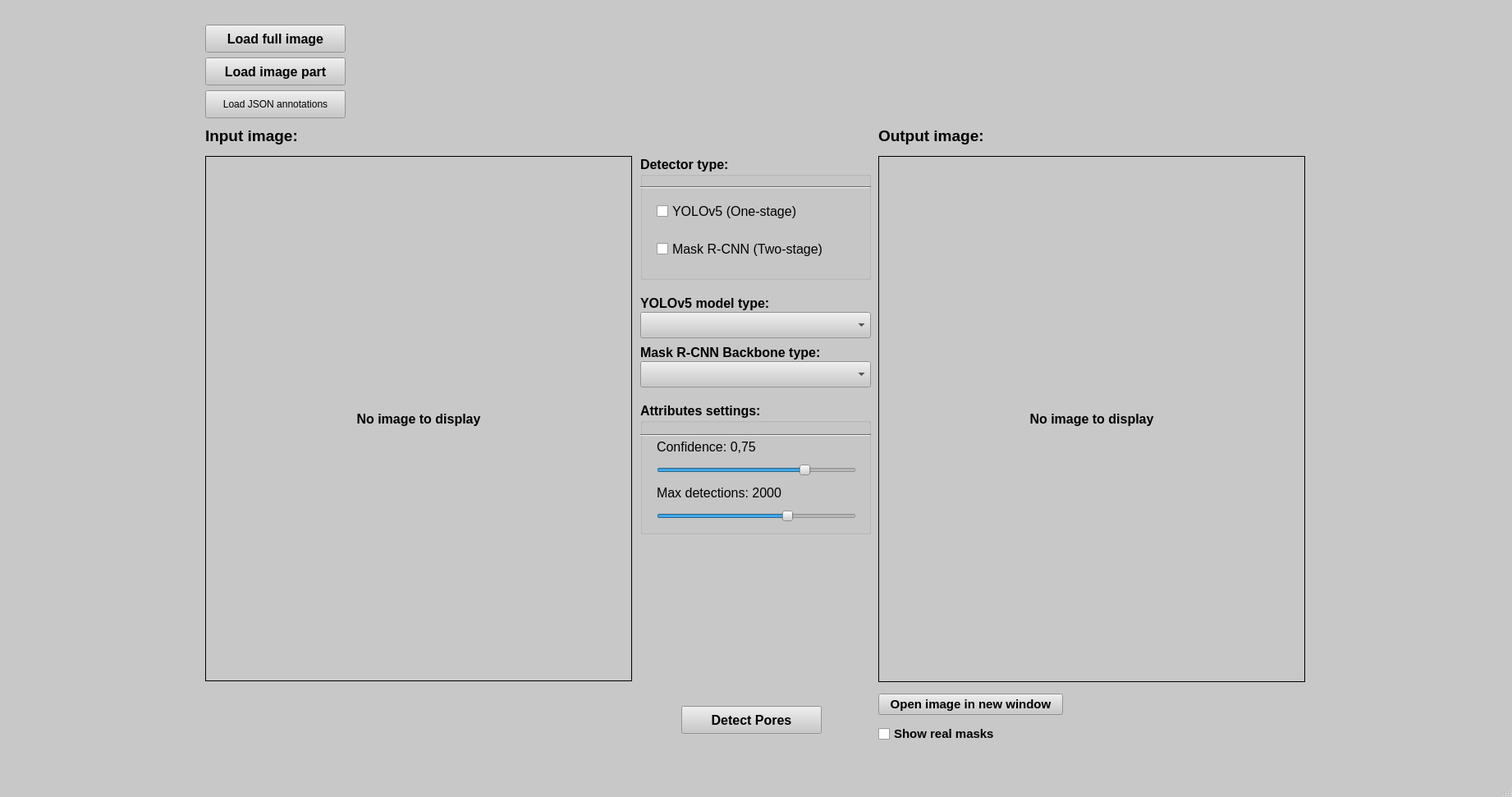
<?xml version="1.0" encoding="UTF-8"?>
<ui version="4.0">
 <class>MainWindow</class>
 <widget class="QMainWindow" name="MainWindow">
  <property name="geometry">
   <rect>
    <x>0</x>
    <y>0</y>
    <width>1842</width>
    <height>971</height>
   </rect>
  </property>
  <property name="palette">
   <palette>
    <active>
     <colorrole role="WindowText">
      <brush brushstyle="SolidPattern">
       <color alpha="255">
        <red>0</red>
        <green>0</green>
        <blue>0</blue>
       </color>
      </brush>
     </colorrole>
     <colorrole role="Button">
      <brush brushstyle="SolidPattern">
       <color alpha="255">
        <red>200</red>
        <green>200</green>
        <blue>200</blue>
       </color>
      </brush>
     </colorrole>
     <colorrole role="Light">
      <brush brushstyle="SolidPattern">
       <color alpha="255">
        <red>255</red>
        <green>255</green>
        <blue>255</blue>
       </color>
      </brush>
     </colorrole>
     <colorrole role="Midlight">
      <brush brushstyle="SolidPattern">
       <color alpha="255">
        <red>227</red>
        <green>227</green>
        <blue>227</blue>
       </color>
      </brush>
     </colorrole>
     <colorrole role="Dark">
      <brush brushstyle="SolidPattern">
       <color alpha="255">
        <red>100</red>
        <green>100</green>
        <blue>100</blue>
       </color>
      </brush>
     </colorrole>
     <colorrole role="Mid">
      <brush brushstyle="SolidPattern">
       <color alpha="255">
        <red>133</red>
        <green>133</green>
        <blue>133</blue>
       </color>
      </brush>
     </colorrole>
     <colorrole role="Text">
      <brush brushstyle="SolidPattern">
       <color alpha="255">
        <red>0</red>
        <green>0</green>
        <blue>0</blue>
       </color>
      </brush>
     </colorrole>
     <colorrole role="BrightText">
      <brush brushstyle="SolidPattern">
       <color alpha="255">
        <red>255</red>
        <green>255</green>
        <blue>255</blue>
       </color>
      </brush>
     </colorrole>
     <colorrole role="ButtonText">
      <brush brushstyle="SolidPattern">
       <color alpha="255">
        <red>0</red>
        <green>0</green>
        <blue>0</blue>
       </color>
      </brush>
     </colorrole>
     <colorrole role="Base">
      <brush brushstyle="SolidPattern">
       <color alpha="255">
        <red>255</red>
        <green>255</green>
        <blue>255</blue>
       </color>
      </brush>
     </colorrole>
     <colorrole role="Window">
      <brush brushstyle="SolidPattern">
       <color alpha="255">
        <red>200</red>
        <green>200</green>
        <blue>200</blue>
       </color>
      </brush>
     </colorrole>
     <colorrole role="Shadow">
      <brush brushstyle="SolidPattern">
       <color alpha="255">
        <red>0</red>
        <green>0</green>
        <blue>0</blue>
       </color>
      </brush>
     </colorrole>
     <colorrole role="AlternateBase">
      <brush brushstyle="SolidPattern">
       <color alpha="255">
        <red>227</red>
        <green>227</green>
        <blue>227</blue>
       </color>
      </brush>
     </colorrole>
     <colorrole role="ToolTipBase">
      <brush brushstyle="SolidPattern">
       <color alpha="255">
        <red>255</red>
        <green>255</green>
        <blue>220</blue>
       </color>
      </brush>
     </colorrole>
     <colorrole role="ToolTipText">
      <brush brushstyle="SolidPattern">
       <color alpha="255">
        <red>0</red>
        <green>0</green>
        <blue>0</blue>
       </color>
      </brush>
     </colorrole>
     <colorrole role="PlaceholderText">
      <brush brushstyle="SolidPattern">
       <color alpha="128">
        <red>0</red>
        <green>0</green>
        <blue>0</blue>
       </color>
      </brush>
     </colorrole>
    </active>
    <inactive>
     <colorrole role="WindowText">
      <brush brushstyle="SolidPattern">
       <color alpha="255">
        <red>0</red>
        <green>0</green>
        <blue>0</blue>
       </color>
      </brush>
     </colorrole>
     <colorrole role="Button">
      <brush brushstyle="SolidPattern">
       <color alpha="255">
        <red>200</red>
        <green>200</green>
        <blue>200</blue>
       </color>
      </brush>
     </colorrole>
     <colorrole role="Light">
      <brush brushstyle="SolidPattern">
       <color alpha="255">
        <red>255</red>
        <green>255</green>
        <blue>255</blue>
       </color>
      </brush>
     </colorrole>
     <colorrole role="Midlight">
      <brush brushstyle="SolidPattern">
       <color alpha="255">
        <red>227</red>
        <green>227</green>
        <blue>227</blue>
       </color>
      </brush>
     </colorrole>
     <colorrole role="Dark">
      <brush brushstyle="SolidPattern">
       <color alpha="255">
        <red>100</red>
        <green>100</green>
        <blue>100</blue>
       </color>
      </brush>
     </colorrole>
     <colorrole role="Mid">
      <brush brushstyle="SolidPattern">
       <color alpha="255">
        <red>133</red>
        <green>133</green>
        <blue>133</blue>
       </color>
      </brush>
     </colorrole>
     <colorrole role="Text">
      <brush brushstyle="SolidPattern">
       <color alpha="255">
        <red>0</red>
        <green>0</green>
        <blue>0</blue>
       </color>
      </brush>
     </colorrole>
     <colorrole role="BrightText">
      <brush brushstyle="SolidPattern">
       <color alpha="255">
        <red>255</red>
        <green>255</green>
        <blue>255</blue>
       </color>
      </brush>
     </colorrole>
     <colorrole role="ButtonText">
      <brush brushstyle="SolidPattern">
       <color alpha="255">
        <red>0</red>
        <green>0</green>
        <blue>0</blue>
       </color>
      </brush>
     </colorrole>
     <colorrole role="Base">
      <brush brushstyle="SolidPattern">
       <color alpha="255">
        <red>255</red>
        <green>255</green>
        <blue>255</blue>
       </color>
      </brush>
     </colorrole>
     <colorrole role="Window">
      <brush brushstyle="SolidPattern">
       <color alpha="255">
        <red>200</red>
        <green>200</green>
        <blue>200</blue>
       </color>
      </brush>
     </colorrole>
     <colorrole role="Shadow">
      <brush brushstyle="SolidPattern">
       <color alpha="255">
        <red>0</red>
        <green>0</green>
        <blue>0</blue>
       </color>
      </brush>
     </colorrole>
     <colorrole role="AlternateBase">
      <brush brushstyle="SolidPattern">
       <color alpha="255">
        <red>227</red>
        <green>227</green>
        <blue>227</blue>
       </color>
      </brush>
     </colorrole>
     <colorrole role="ToolTipBase">
      <brush brushstyle="SolidPattern">
       <color alpha="255">
        <red>255</red>
        <green>255</green>
        <blue>220</blue>
       </color>
      </brush>
     </colorrole>
     <colorrole role="ToolTipText">
      <brush brushstyle="SolidPattern">
       <color alpha="255">
        <red>0</red>
        <green>0</green>
        <blue>0</blue>
       </color>
      </brush>
     </colorrole>
     <colorrole role="PlaceholderText">
      <brush brushstyle="SolidPattern">
       <color alpha="128">
        <red>0</red>
        <green>0</green>
        <blue>0</blue>
       </color>
      </brush>
     </colorrole>
    </inactive>
    <disabled>
     <colorrole role="WindowText">
      <brush brushstyle="SolidPattern">
       <color alpha="255">
        <red>100</red>
        <green>100</green>
        <blue>100</blue>
       </color>
      </brush>
     </colorrole>
     <colorrole role="Button">
      <brush brushstyle="SolidPattern">
       <color alpha="255">
        <red>200</red>
        <green>200</green>
        <blue>200</blue>
       </color>
      </brush>
     </colorrole>
     <colorrole role="Light">
      <brush brushstyle="SolidPattern">
       <color alpha="255">
        <red>255</red>
        <green>255</green>
        <blue>255</blue>
       </color>
      </brush>
     </colorrole>
     <colorrole role="Midlight">
      <brush brushstyle="SolidPattern">
       <color alpha="255">
        <red>227</red>
        <green>227</green>
        <blue>227</blue>
       </color>
      </brush>
     </colorrole>
     <colorrole role="Dark">
      <brush brushstyle="SolidPattern">
       <color alpha="255">
        <red>100</red>
        <green>100</green>
        <blue>100</blue>
       </color>
      </brush>
     </colorrole>
     <colorrole role="Mid">
      <brush brushstyle="SolidPattern">
       <color alpha="255">
        <red>133</red>
        <green>133</green>
        <blue>133</blue>
       </color>
      </brush>
     </colorrole>
     <colorrole role="Text">
      <brush brushstyle="SolidPattern">
       <color alpha="255">
        <red>100</red>
        <green>100</green>
        <blue>100</blue>
       </color>
      </brush>
     </colorrole>
     <colorrole role="BrightText">
      <brush brushstyle="SolidPattern">
       <color alpha="255">
        <red>255</red>
        <green>255</green>
        <blue>255</blue>
       </color>
      </brush>
     </colorrole>
     <colorrole role="ButtonText">
      <brush brushstyle="SolidPattern">
       <color alpha="255">
        <red>100</red>
        <green>100</green>
        <blue>100</blue>
       </color>
      </brush>
     </colorrole>
     <colorrole role="Base">
      <brush brushstyle="SolidPattern">
       <color alpha="255">
        <red>200</red>
        <green>200</green>
        <blue>200</blue>
       </color>
      </brush>
     </colorrole>
     <colorrole role="Window">
      <brush brushstyle="SolidPattern">
       <color alpha="255">
        <red>200</red>
        <green>200</green>
        <blue>200</blue>
       </color>
      </brush>
     </colorrole>
     <colorrole role="Shadow">
      <brush brushstyle="SolidPattern">
       <color alpha="255">
        <red>0</red>
        <green>0</green>
        <blue>0</blue>
       </color>
      </brush>
     </colorrole>
     <colorrole role="AlternateBase">
      <brush brushstyle="SolidPattern">
       <color alpha="255">
        <red>200</red>
        <green>200</green>
        <blue>200</blue>
       </color>
      </brush>
     </colorrole>
     <colorrole role="ToolTipBase">
      <brush brushstyle="SolidPattern">
       <color alpha="255">
        <red>255</red>
        <green>255</green>
        <blue>220</blue>
       </color>
      </brush>
     </colorrole>
     <colorrole role="ToolTipText">
      <brush brushstyle="SolidPattern">
       <color alpha="255">
        <red>0</red>
        <green>0</green>
        <blue>0</blue>
       </color>
      </brush>
     </colorrole>
     <colorrole role="PlaceholderText">
      <brush brushstyle="SolidPattern">
       <color alpha="128">
        <red>0</red>
        <green>0</green>
        <blue>0</blue>
       </color>
      </brush>
     </colorrole>
    </disabled>
   </palette>
  </property>
  <property name="windowTitle">
   <string>Fingeprint sweat pores detector</string>
  </property>
  <widget class="QWidget" name="centralwidget">
   <widget class="QPushButton" name="OpenImageButton">
    <property name="geometry">
     <rect>
      <x>250</x>
      <y>30</y>
      <width>171</width>
      <height>34</height>
     </rect>
    </property>
    <property name="font">
     <font>
      <pointsize>12</pointsize>
      <weight>75</weight>
      <bold>true</bold>
     </font>
    </property>
    <property name="text">
     <string>Load full image</string>
    </property>
   </widget>
   <widget class="QLabel" name="loadedImageLabel">
    <property name="geometry">
     <rect>
      <x>250</x>
      <y>190</y>
      <width>520</width>
      <height>640</height>
     </rect>
    </property>
    <property name="font">
     <font>
      <pointsize>12</pointsize>
      <weight>75</weight>
      <bold>true</bold>
     </font>
    </property>
    <property name="frameShape">
     <enum>QFrame::Box</enum>
    </property>
    <property name="text">
     <string>No image to display</string>
    </property>
    <property name="scaledContents">
     <bool>false</bool>
    </property>
    <property name="alignment">
     <set>Qt::AlignCenter</set>
    </property>
    <property name="wordWrap">
     <bool>false</bool>
    </property>
    <property name="margin">
     <number>135</number>
    </property>
    <property name="indent">
     <number>2</number>
    </property>
    <property name="textInteractionFlags">
     <set>Qt::LinksAccessibleByMouse</set>
    </property>
   </widget>
   <widget class="QPushButton" name="detectPoresButton">
    <property name="geometry">
     <rect>
      <x>830</x>
      <y>860</y>
      <width>171</width>
      <height>34</height>
     </rect>
    </property>
    <property name="font">
     <font>
      <pointsize>12</pointsize>
      <weight>75</weight>
      <bold>true</bold>
     </font>
    </property>
    <property name="text">
     <string>Detect Pores</string>
    </property>
   </widget>
   <widget class="QLabel" name="OutputImageLabel">
    <property name="geometry">
     <rect>
      <x>1070</x>
      <y>150</y>
      <width>521</width>
      <height>31</height>
     </rect>
    </property>
    <property name="font">
     <font>
      <pointsize>14</pointsize>
      <weight>75</weight>
      <bold>true</bold>
     </font>
    </property>
    <property name="text">
     <string>Output image:</string>
    </property>
   </widget>
   <widget class="QLabel" name="InputImageLabel">
    <property name="geometry">
     <rect>
      <x>250</x>
      <y>150</y>
      <width>521</width>
      <height>31</height>
     </rect>
    </property>
    <property name="font">
     <font>
      <pointsize>14</pointsize>
      <weight>75</weight>
      <bold>true</bold>
     </font>
    </property>
    <property name="text">
     <string>Input image:</string>
    </property>
   </widget>
   <widget class="QLabel" name="predictedImageLabel">
    <property name="geometry">
     <rect>
      <x>1070</x>
      <y>190</y>
      <width>520</width>
      <height>641</height>
     </rect>
    </property>
    <property name="font">
     <font>
      <pointsize>12</pointsize>
      <weight>75</weight>
      <bold>true</bold>
     </font>
    </property>
    <property name="frameShape">
     <enum>QFrame::Box</enum>
    </property>
    <property name="text">
     <string>No image to display</string>
    </property>
    <property name="scaledContents">
     <bool>false</bool>
    </property>
    <property name="alignment">
     <set>Qt::AlignCenter</set>
    </property>
    <property name="wordWrap">
     <bool>false</bool>
    </property>
    <property name="margin">
     <number>135</number>
    </property>
    <property name="indent">
     <number>2</number>
    </property>
    <property name="textInteractionFlags">
     <set>Qt::LinksAccessibleByMouse</set>
    </property>
   </widget>
   <widget class="QGroupBox" name="configurationGroupbox">
    <property name="geometry">
     <rect>
      <x>780</x>
      <y>490</y>
      <width>281</width>
      <height>161</height>
     </rect>
    </property>
    <property name="font">
     <font>
      <pointsize>12</pointsize>
      <weight>75</weight>
      <bold>true</bold>
     </font>
    </property>
    <property name="title">
     <string>Attributes settings:</string>
    </property>
    <property name="flat">
     <bool>false</bool>
    </property>
    <property name="checkable">
     <bool>false</bool>
    </property>
    <widget class="Line" name="line">
     <property name="geometry">
      <rect>
       <x>0</x>
       <y>30</y>
       <width>281</width>
       <height>20</height>
      </rect>
     </property>
     <property name="orientation">
      <enum>Qt::Horizontal</enum>
     </property>
    </widget>
    <widget class="QWidget" name="layoutWidget">
     <property name="geometry">
      <rect>
       <x>20</x>
       <y>40</y>
       <width>243</width>
       <height>106</height>
      </rect>
     </property>
     <layout class="QVBoxLayout" name="verticalLayout">
      <item>
       <widget class="QLabel" name="confidenceLabel">
        <property name="font">
         <font>
          <pointsize>12</pointsize>
          <weight>50</weight>
          <bold>false</bold>
         </font>
        </property>
        <property name="text">
         <string>Confidence: 0,75</string>
        </property>
       </widget>
      </item>
      <item>
       <widget class="QSlider" name="confidenceSlider">
        <property name="focusPolicy">
         <enum>Qt::StrongFocus</enum>
        </property>
        <property name="autoFillBackground">
         <bool>false</bool>
        </property>
        <property name="maximum">
         <number>99</number>
        </property>
        <property name="singleStep">
         <number>1</number>
        </property>
        <property name="value">
         <number>75</number>
        </property>
        <property name="sliderPosition">
         <number>75</number>
        </property>
        <property name="orientation">
         <enum>Qt::Horizontal</enum>
        </property>
        <property name="invertedAppearance">
         <bool>false</bool>
        </property>
        <property name="invertedControls">
         <bool>false</bool>
        </property>
       </widget>
      </item>
      <item>
       <widget class="QLabel" name="maxDetectionsLabel">
        <property name="font">
         <font>
          <pointsize>12</pointsize>
          <weight>50</weight>
          <bold>false</bold>
         </font>
        </property>
        <property name="text">
         <string>Max detections: 2000</string>
        </property>
       </widget>
      </item>
      <item>
       <widget class="QSlider" name="maxDetectionsSlider_2">
        <property name="maximum">
         <number>3000</number>
        </property>
        <property name="value">
         <number>2000</number>
        </property>
        <property name="orientation">
         <enum>Qt::Horizontal</enum>
        </property>
       </widget>
      </item>
     </layout>
    </widget>
   </widget>
   <widget class="QGroupBox" name="detectorsTypesGroupBox">
    <property name="geometry">
     <rect>
      <x>780</x>
      <y>190</y>
      <width>281</width>
      <height>151</height>
     </rect>
    </property>
    <property name="font">
     <font>
      <pointsize>12</pointsize>
      <weight>75</weight>
      <bold>true</bold>
     </font>
    </property>
    <property name="title">
     <string>Detector type:</string>
    </property>
    <widget class="QWidget" name="layoutWidget">
     <property name="geometry">
      <rect>
       <x>20</x>
       <y>40</y>
       <width>241</width>
       <height>101</height>
      </rect>
     </property>
     <layout class="QVBoxLayout" name="verticalLayout_2">
      <item>
       <widget class="QCheckBox" name="Yolov5DetectorCheckBox">
        <property name="font">
         <font>
          <pointsize>12</pointsize>
          <weight>50</weight>
          <bold>false</bold>
         </font>
        </property>
        <property name="text">
         <string>YOLOv5 (One-stage)</string>
        </property>
       </widget>
      </item>
      <item>
       <widget class="QCheckBox" name="MaskRcnnCheckBox">
        <property name="font">
         <font>
          <pointsize>12</pointsize>
          <weight>50</weight>
          <bold>false</bold>
         </font>
        </property>
        <property name="text">
         <string>Mask R-CNN (Two-stage)</string>
        </property>
       </widget>
      </item>
     </layout>
    </widget>
    <widget class="Line" name="line_2">
     <property name="geometry">
      <rect>
       <x>0</x>
       <y>30</y>
       <width>281</width>
       <height>16</height>
      </rect>
     </property>
     <property name="orientation">
      <enum>Qt::Horizontal</enum>
     </property>
    </widget>
   </widget>
   <widget class="QLabel" name="spinnerLabel">
    <property name="geometry">
     <rect>
      <x>890</x>
      <y>500</y>
      <width>64</width>
      <height>64</height>
     </rect>
    </property>
    <property name="text">
     <string/>
    </property>
   </widget>
   <widget class="QPushButton" name="LoadBlockOfImageButton">
    <property name="geometry">
     <rect>
      <x>250</x>
      <y>70</y>
      <width>171</width>
      <height>34</height>
     </rect>
    </property>
    <property name="font">
     <font>
      <pointsize>12</pointsize>
      <weight>75</weight>
      <bold>true</bold>
     </font>
    </property>
    <property name="text">
     <string>Load image part</string>
    </property>
   </widget>
   <widget class="QPushButton" name="LoadAnnotationsJsonButton">
    <property name="geometry">
     <rect>
      <x>250</x>
      <y>110</y>
      <width>171</width>
      <height>34</height>
     </rect>
    </property>
    <property name="text">
     <string>Load JSON annotations</string>
    </property>
   </widget>
   <widget class="QComboBox" name="YoloModelsComboBox">
    <property name="geometry">
     <rect>
      <x>780</x>
      <y>380</y>
      <width>281</width>
      <height>32</height>
     </rect>
    </property>
    <property name="font">
     <font>
      <pointsize>11</pointsize>
      <weight>75</weight>
      <bold>true</bold>
     </font>
    </property>
   </widget>
   <widget class="QComboBox" name="MaskRcnnBackboneComboBox">
    <property name="geometry">
     <rect>
      <x>780</x>
      <y>440</y>
      <width>281</width>
      <height>32</height>
     </rect>
    </property>
    <property name="font">
     <font>
      <pointsize>11</pointsize>
      <weight>75</weight>
      <bold>true</bold>
     </font>
    </property>
   </widget>
   <widget class="QLabel" name="label_3">
    <property name="geometry">
     <rect>
      <x>780</x>
      <y>360</y>
      <width>161</width>
      <height>18</height>
     </rect>
    </property>
    <property name="font">
     <font>
      <pointsize>12</pointsize>
      <weight>75</weight>
      <bold>true</bold>
     </font>
    </property>
    <property name="text">
     <string>YOLOv5 model type:</string>
    </property>
   </widget>
   <widget class="QLabel" name="label_4">
    <property name="geometry">
     <rect>
      <x>780</x>
      <y>420</y>
      <width>231</width>
      <height>18</height>
     </rect>
    </property>
    <property name="font">
     <font>
      <pointsize>12</pointsize>
      <weight>75</weight>
      <bold>true</bold>
     </font>
    </property>
    <property name="text">
     <string>Mask R-CNN Backbone type:</string>
    </property>
   </widget>
   <widget class="QWidget" name="verticalLayoutWidget">
    <property name="geometry">
     <rect>
      <x>1300</x>
      <y>840</y>
      <width>301</width>
      <height>71</height>
     </rect>
    </property>
    <layout class="QVBoxLayout" name="verticalLayout_3">
     <item>
      <widget class="QLabel" name="number_of_pores_detected_label">
       <property name="font">
        <font>
         <pointsize>12</pointsize>
         <weight>75</weight>
         <bold>true</bold>
        </font>
       </property>
       <property name="text">
        <string/>
       </property>
       <property name="alignment">
        <set>Qt::AlignCenter</set>
       </property>
      </widget>
     </item>
     <item>
      <widget class="QLabel" name="RealPoresLabel">
       <property name="font">
        <font>
         <pointsize>12</pointsize>
         <weight>75</weight>
         <bold>true</bold>
        </font>
       </property>
       <property name="text">
        <string/>
       </property>
       <property name="alignment">
        <set>Qt::AlignCenter</set>
       </property>
      </widget>
     </item>
    </layout>
   </widget>
   <widget class="QWidget" name="verticalLayoutWidget_2">
    <property name="geometry">
     <rect>
      <x>1070</x>
      <y>840</y>
      <width>225</width>
      <height>72</height>
     </rect>
    </property>
    <layout class="QVBoxLayout" name="verticalLayout_4">
     <item>
      <widget class="QPushButton" name="openDetectedImageButton">
       <property name="font">
        <font>
         <pointsize>11</pointsize>
         <weight>75</weight>
         <bold>true</bold>
        </font>
       </property>
       <property name="text">
        <string>Open image in new window</string>
       </property>
      </widget>
     </item>
     <item>
      <widget class="QCheckBox" name="showRealMaskCheckBox">
       <property name="font">
        <font>
         <pointsize>11</pointsize>
         <weight>75</weight>
         <bold>true</bold>
        </font>
       </property>
       <property name="layoutDirection">
        <enum>Qt::LeftToRight</enum>
       </property>
       <property name="text">
        <string>Show real masks</string>
       </property>
      </widget>
     </item>
    </layout>
   </widget>
  </widget>
  <widget class="QMenuBar" name="menubar">
   <property name="geometry">
    <rect>
     <x>0</x>
     <y>0</y>
     <width>1842</width>
     <height>30</height>
    </rect>
   </property>
  </widget>
  <widget class="QStatusBar" name="statusbar"/>
 </widget>
 <resources/>
 <connections/>
</ui>
